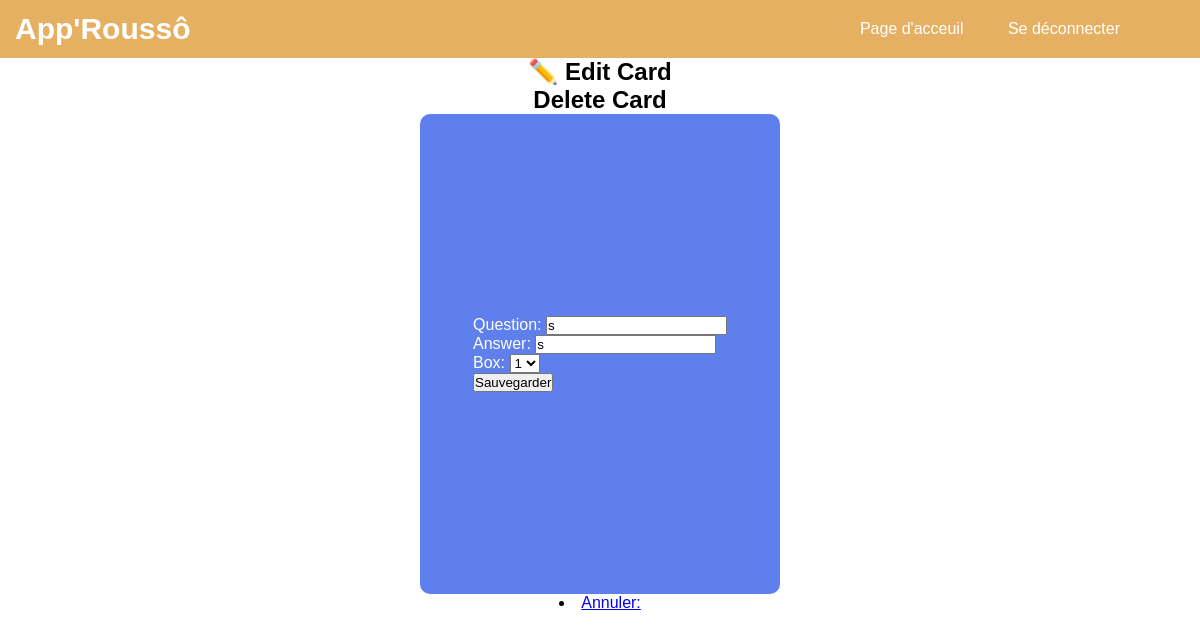
Before: /edit/6/ with the older database file.
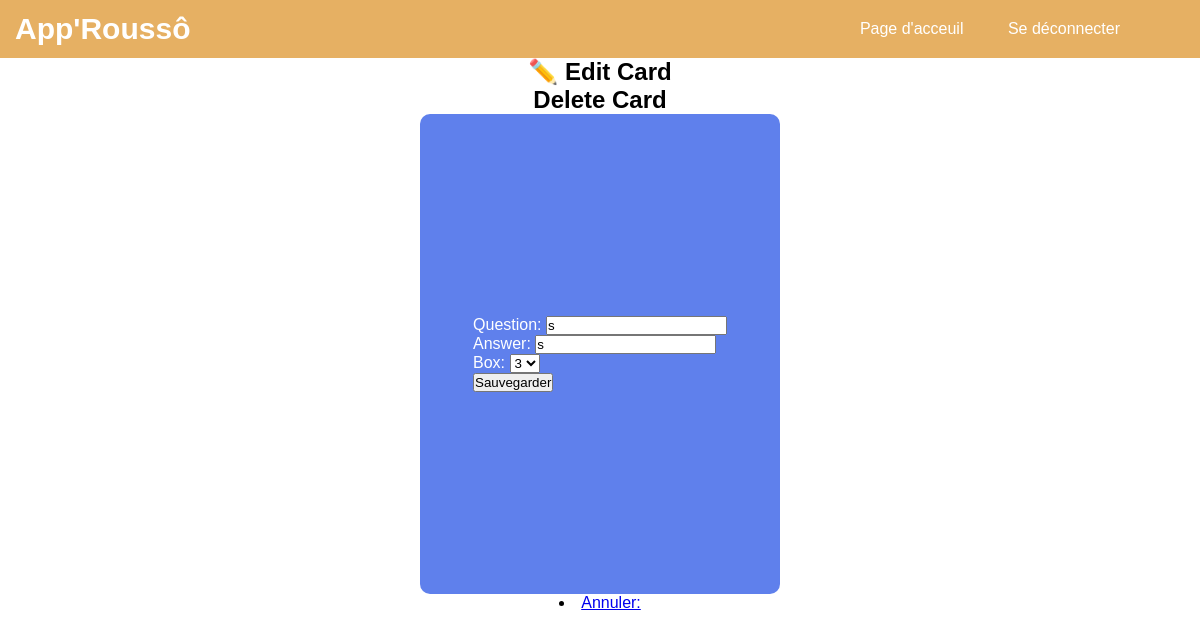
After: the same page with the newer database file.
### cards/models.py (models this page shows, shortened)
class Card(models.Model):
    question = models.CharField(max_length=100)  # The front side of the card (question)
    answer = models.CharField(max_length=100)  # The back side of the card (answer)
    box = models.IntegerField(
        choices=zip(BOXES, BOXES),
        default=BOXES[0],  # Default box for new cards is box 1
    )
    date_created = models.DateTimeField(auto_now_add=True)  # Timestamp of card creation
    classeur = models.ForeignKey(Classeur, on_delete=models.CASCADE, related_name='cards', default=get_default_classeur)
    user = models.ForeignKey(User, on_delete=models.CASCADE, default=1)  # Default user (to be handled later)

### cards/views.py (the view, shortened to what this page needs)
# urls.py: path("edit/<int:pk>/", views.CardUpdateView.as_view(), name="card-update"),
class CardUpdateView(UpdateView):
    model = Card
    fields = ["question", "answer", "box"]  # You can adjust fields based on your model
    template_name = 'cards/card_form.html'
    success_url = None  # We'll define success_url in the get_success_url method
    def get_success_url(self):
        return reverse('card-list', kwargs={'classeur_id': self.object.classeur.id})

### cards/templates/cards/card_form.html (shortened to what this page needs)
<!DOCTYPE html>
<html lang="en" xmlns="http://www.w3.org/1999/html">
{% load static %}
<head>
    <link rel="stylesheet" href="https://cdn.simplecss.org/simple.min.css">
    <link rel="stylesheet" href="{% static 'css/styles_welcome2.css' %}">
<body>
    <nav>
          <h1> App'Roussô </h1>
          <ul>
              <li><a href="{% url 'welcome' %}"> Page d'acceuil</a></li>
              <li><a href="{% url 'logout' %}"> Se déconnecter</a></li>
          </ul>
      </nav>
    <div class="container2">
            {% if card %}
                <h2>✏️ Edit Card</h2>
                <h2>Delete Card</h2>
            {% else %}
                <h2>Créez une carte</h2>
            {% endif %}
            <div class="box-qa">
                <form method="post">
                    {{ form.as_p }}
                    <button type="submit">Sauvegarder</button>
                </form>
            </div>
                <li><a href="{% url 'classeur_list' %}">Annuler:{{ classeur.name }}</a></li>
    </div>
</body>

Changed rows visible on the page:
changed Card: box "1" → "3"
